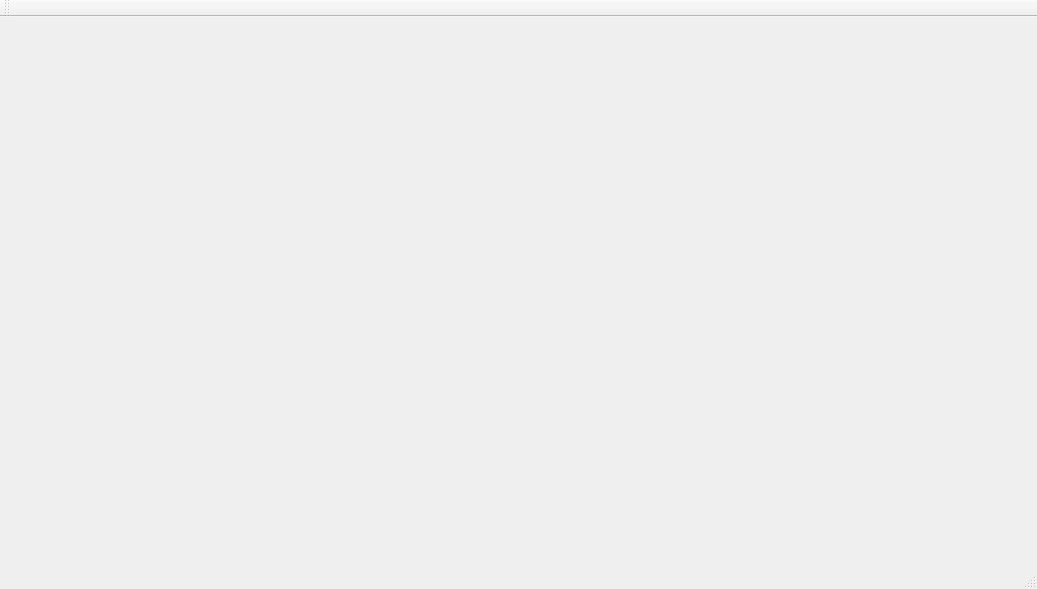
<?xml version="1.0" encoding="UTF-8"?>
<ui version="4.0">
 <class>JJY_HW1_04Class</class>
 <widget class="QMainWindow" name="JJY_HW1_04Class">
  <property name="geometry">
   <rect>
    <x>0</x>
    <y>0</y>
    <width>1037</width>
    <height>589</height>
   </rect>
  </property>
  <property name="windowTitle">
   <string>JJY_HW1_04</string>
  </property>
  <widget class="QWidget" name="centralWidget">
   <layout class="QHBoxLayout" name="horizontalLayout"/>
  </widget>
  <widget class="QMenuBar" name="menuBar">
   <property name="geometry">
    <rect>
     <x>0</x>
     <y>0</y>
     <width>1037</width>
     <height>22</height>
    </rect>
   </property>
  </widget>
  <widget class="QToolBar" name="mainToolBar">
   <attribute name="toolBarArea">
    <enum>TopToolBarArea</enum>
   </attribute>
   <attribute name="toolBarBreak">
    <bool>false</bool>
   </attribute>
  </widget>
  <widget class="QStatusBar" name="statusBar"/>
 </widget>
 <layoutdefault spacing="6" margin="11"/>
 <resources>
  <include location="JJY_HW1_04.qrc"/>
 </resources>
 <connections/>
</ui>
